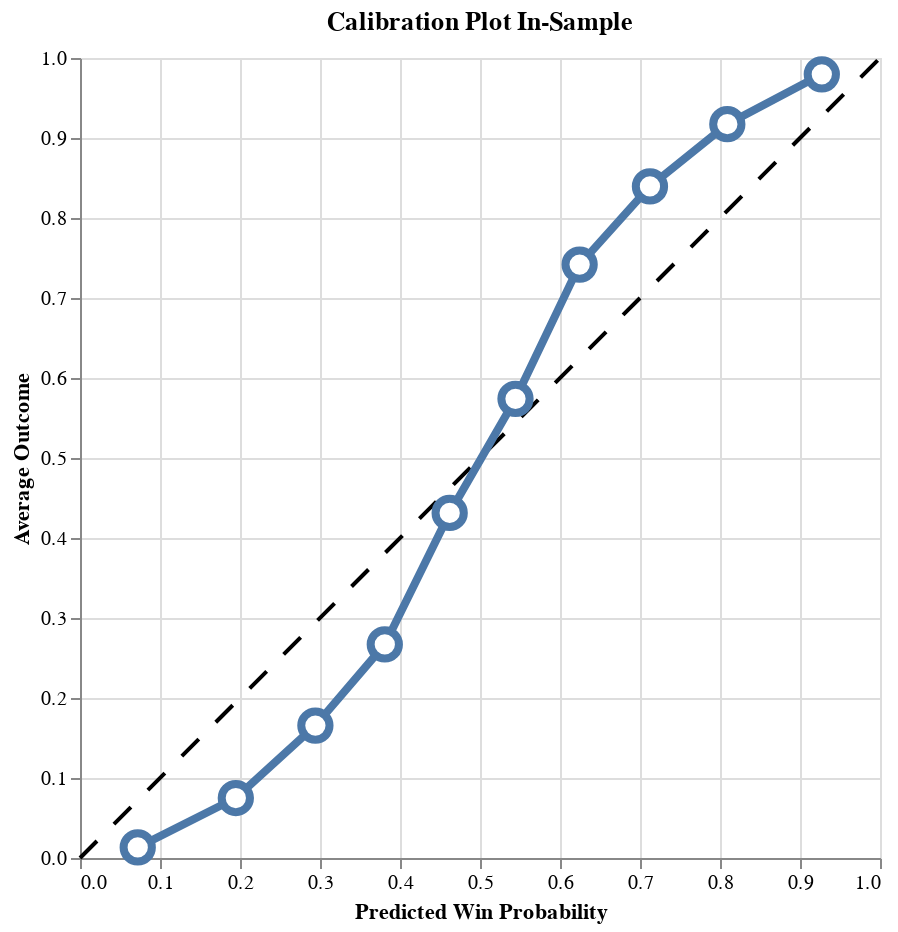

Notebook code cell kept with this figure:
### Code cell
self.plot_calibration()

### Figure 1 — Vega-Lite specification as saved in the notebook (floating-point values rounded to 4 significant figures)
{"config": {"view": {"continuousWidth": 300, "continuousHeight": 300}}, "layer": [{"data": {"name": "data-42f50405073b2dbe8396db6b7dd2f6be"}, "mark": {"type": "line", "color": "black", "strokeDash": [12, 12]}, "encoding": {"x": {"field": "x", "type": "quantitative"}, "y": {"field": "y", "type": "quantitative"}}}, {"data": {"name": "data-9632bdfe256b21fddc641bcd57968072"}, "mark": {"type": "line", "strokeWidth": 4}, "encoding": {"x": {"field": "win_prob_midpoint", "title": "Predicted Win Probability", "type": "quantitative"}, "y": {"field": "avg_outcome", "title": "Average Outcome", "type": "quantitative"}}}, {"data": {"name": "data-9632bdfe256b21fddc641bcd57968072"}, "mark": {"type": "point", "fill": "white", "opacity": 1, "size": 200, "strokeWidth": 4}, "encoding": {"x": {"field": "win_prob_midpoint", "type": "quantitative"}, "y": {"field": "avg_outcome", "type": "quantitative"}}}], "height": 400, "title": "Calibration Plot In-Sample", "width": 400, "$schema": "https://vega.github.io/schema/vega-lite/v5.20.1.json", "datasets": {"data-42f50405073b2dbe8396db6b7dd2f6be": [{"x": 0, "y": 0}, {"x": 1, "y": 1}], "data-9632bdfe256b21fddc641bcd57968072": [{"avg_outcome": 0.01324, "win_prob_midpoint": 0.07217}, {"avg_outcome": 0.07497, "win_prob_midpoint": 0.1948}, {"avg_outcome": 0.1656, "win_prob_midpoint": 0.2942}, {"avg_outcome": 0.267, "win_prob_midpoint": 0.381}, {"avg_outcome": 0.4314, "win_prob_midpoint": 0.4621}, {"avg_outcome": 0.574, "win_prob_midpoint": 0.5444}, {"avg_outcome": 0.7417, "win_prob_midpoint": 0.6246}, {"avg_outcome": 0.8395, "win_prob_midpoint": 0.7124}, {"avg_outcome": 0.9173, "win_prob_midpoint": 0.8091}, {"avg_outcome": 0.9796, "win_prob_midpoint": 0.9273}]}}
